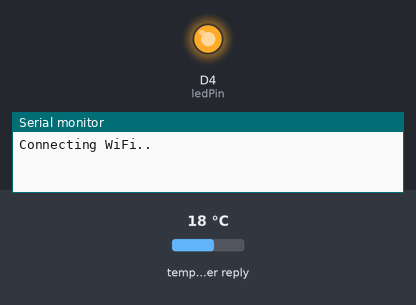
Simulated run of this sketch. Board: ESP8266 (NodeMCU). On the bench: output pins drawn as LEDs (lit = HIGH), the last lines printed to the serial monitor. The test bench sets the inputs (shaded band); at power-on: temperature in the weather reply 18 °C. WiFi joins after 1.5 s; servers stay silent unless stated; web services answer with replies made up by the test bench.

Above: at 0.1 s.
At 1.6 s:
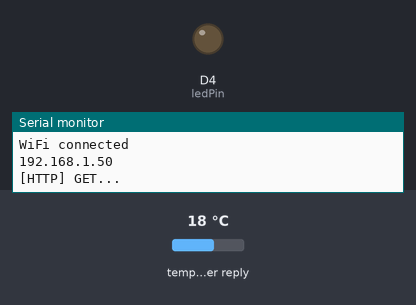
Timing chart, 0 to 3.1 s (numbered marks = the images above):
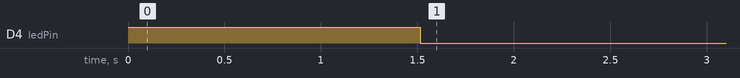

The sketch:

ws04_httpclient_Get.ino
```cpp
#include <ESP8266WiFiMulti.h>
#include <ESP8266HTTPClient.h>


ESP8266WiFiMulti wifiMulti;

const int ledPin = D4; // GPIO13


String url = "http://api.openweathermap.org/data/2.5/weather?q=bangkok&appid=92eb9b443bc_____";

void setup() {
  pinMode(ledPin, OUTPUT);
  digitalWrite(ledPin, HIGH); // kob
  Serial.begin(115200);
  delay(10);

  wifiMulti.addAP("NK-Ssss", "assss111");
  wifiMulti.addAP("esp8266", "12345678");


  Serial.println("Connecting WiFi..");
  while (wifiMulti.run() != WL_CONNECTED) {
     Serial.print(".");
     delay(500);
  }
  digitalWrite(ledPin, LOW);
  Serial.println("WiFi connected ");
  Serial.println(WiFi.localIP());
}

void loop() {
  while (wifiMulti.run() != WL_CONNECTED) {
      Serial.print(".");
      digitalWrite(ledPin, HIGH);
      delay(500);
  }
  digitalWrite(ledPin, LOW);

  HTTPClient http;
  http.begin(url);

  Serial.println("[HTTP] GET...");
  int httpCode = http.GET();
  if (httpCode > 0) {
    Serial.printf("Response Code: %d\n", httpCode);
    if (httpCode == HTTP_CODE_OK){
      String payload = http.getString();
      Serial.println(payload);

    } // http ok
  } else {
      Serial.print("[HTTP] GET failed "); Serial.print(httpCode);
      Serial.println(http.errorToString(httpCode).c_str());
  }

  http.end();
  delay(60000);
}
```
